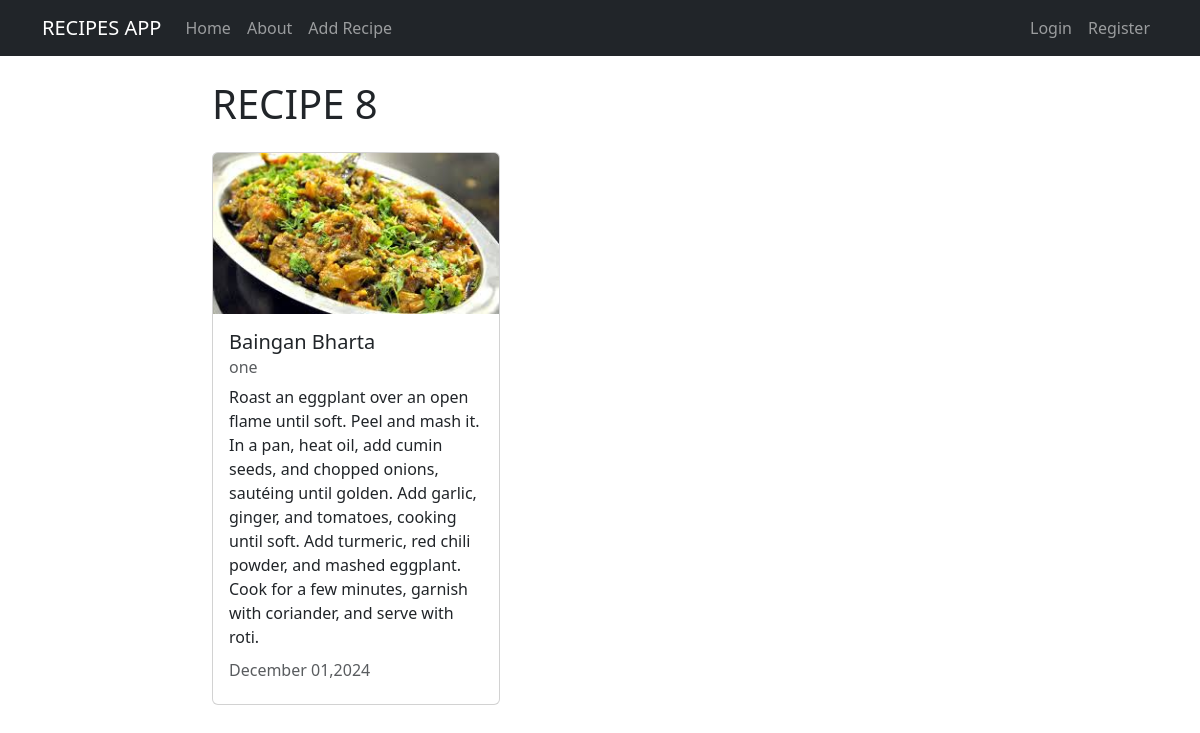
The app's page /recipe/8 with its own data.
### recipes/models.py (models this page shows, shortened)
class Recipe(models.Model):
    title=models.CharField(max_length=100)
    description= models.TextField()
    author= models.ForeignKey(User , on_delete=models.CASCADE)
    created_at= models.DateTimeField(auto_now_add=True)
    updated_at=models.DateTimeField(auto_now=True)
    image= models.ImageField(upload_to='recipe_images/',null=True ,blank=True)

### recipes/views.py (the view)
# urls.py: path('recipe/<int:pk>', views.RecipeDetailView.as_view() ,name="recipe-detail"),
class RecipeDetailView(DetailView):
    model = models.Recipe

### recipes/templates/recipes/recipe_detail.html (shortened to what this page needs)
{% extends 'recipes/base.html' %}
{% load static %}
    {% block content%}
    <h1>RECIPE {{object.id}}</h1>
        <div class="card my-4" style="width: 18rem;">
          {% if object.image %}
            <img src="{{ object.image.url }}" class="card-img-top" alt="{{ object.title }}">
            {% else %}
            <img src="{% static 'default_image.jpg' %}" class="card-img-top" alt="Default Image">
            {% endif %}
            <div class="card-body">
              <h5 class="card-title">{{object.title}}</h5>
              <h6 class="card-subtitle mb-2 text-body-secondary">{{object.author}}</h6>
              <p class="card-text">{{object.description}}</p>
              <h6 class="card-subtitle mb-2 text-body-secondary">{{object.updated_at | date:"F d,Y"}}</h6>
            </div>
          </div>
    {% endblock content %}

### records on screen
Recipe: id "8", image (picture), title "Baingan Bharta", author "one", description "Roast an eggplant over an open flame until soft. Peel and mash it. In a pan, heat oil, add cumin seeds, and chopped onions, sautéing until golden. Add garlic, ginger, and tomatoes, cooking until soft. Add turmeric, red chili powder, and mashed eggplant. Cook for a few minutes, garnish with coriander, and serve with roti.", updated_at "December 01,2024"
